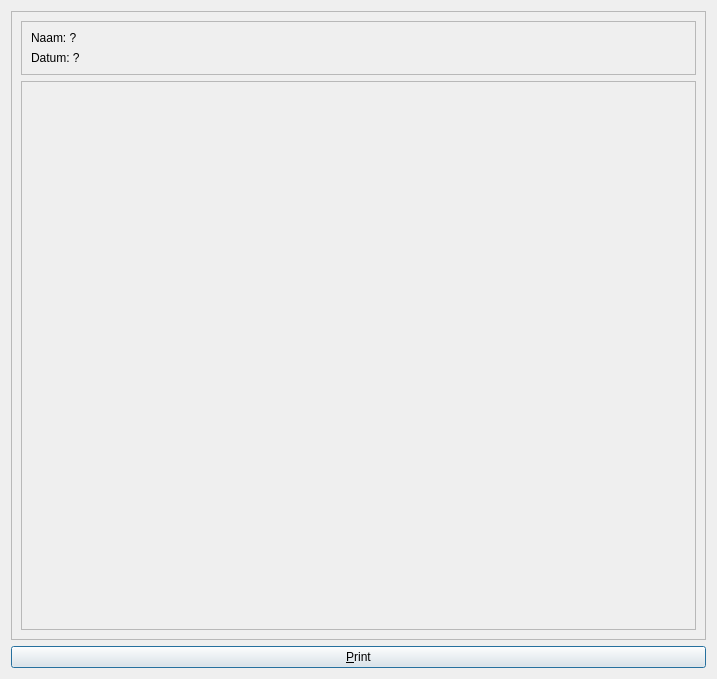
<?xml version="1.0" encoding="UTF-8"?>
<ui version="4.0">
 <class>QtPvdbPrintConceptMapDialog</class>
 <widget class="QDialog" name="QtPvdbPrintConceptMapDialog">
  <property name="geometry">
   <rect>
    <x>0</x>
    <y>0</y>
    <width>717</width>
    <height>679</height>
   </rect>
  </property>
  <property name="windowTitle">
   <string>Printen concept map</string>
  </property>
  <property name="windowIcon">
   <iconset resource="ProjectVanDenBogaart.qrc">
    <normaloff>:/images/PicArrow14x14.png</normaloff>:/images/PicArrow14x14.png</iconset>
  </property>
  <layout class="QVBoxLayout" name="verticalLayout_3">
   <item>
    <widget class="QScrollArea" name="scrollArea">
     <property name="widgetResizable">
      <bool>true</bool>
     </property>
     <widget class="QWidget" name="scrollAreaWidgetContents">
      <property name="geometry">
       <rect>
        <x>0</x>
        <y>0</y>
        <width>697</width>
        <height>626</height>
       </rect>
      </property>
      <layout class="QVBoxLayout" name="verticalLayout_4">
       <item>
        <widget class="QFrame" name="frame">
         <property name="sizePolicy">
          <sizepolicy hsizetype="Preferred" vsizetype="Maximum">
           <horstretch>0</horstretch>
           <verstretch>0</verstretch>
          </sizepolicy>
         </property>
         <property name="frameShape">
          <enum>QFrame::StyledPanel</enum>
         </property>
         <property name="frameShadow">
          <enum>QFrame::Raised</enum>
         </property>
         <layout class="QVBoxLayout" name="verticalLayout">
          <item>
           <widget class="QLabel" name="label_student_name">
            <property name="text">
             <string>Naam: ?</string>
            </property>
           </widget>
          </item>
          <item>
           <widget class="QLabel" name="label_date">
            <property name="text">
             <string>Datum: ?</string>
            </property>
           </widget>
          </item>
         </layout>
        </widget>
       </item>
       <item>
        <widget class="QFrame" name="frame_2">
         <property name="frameShape">
          <enum>QFrame::StyledPanel</enum>
         </property>
         <property name="frameShadow">
          <enum>QFrame::Raised</enum>
         </property>
         <layout class="QVBoxLayout" name="verticalLayout_2">
          <item>
           <widget class="QtPvdbConceptMapDisplayWidget" name="concept_map" native="true"/>
          </item>
         </layout>
        </widget>
       </item>
      </layout>
     </widget>
    </widget>
   </item>
   <item>
    <widget class="QPushButton" name="button_print">
     <property name="text">
      <string>&amp;Print</string>
     </property>
    </widget>
   </item>
  </layout>
 </widget>
 <customwidgets>
  <customwidget>
   <class>QtPvdbConceptMapDisplayWidget</class>
   <extends>QWidget</extends>
   <header>qtpvdbconceptmapdisplaywidget.h</header>
   <container>1</container>
  </customwidget>
 </customwidgets>
 <resources>
  <include location="ProjectVanDenBogaart.qrc"/>
 </resources>
 <connections/>
</ui>
